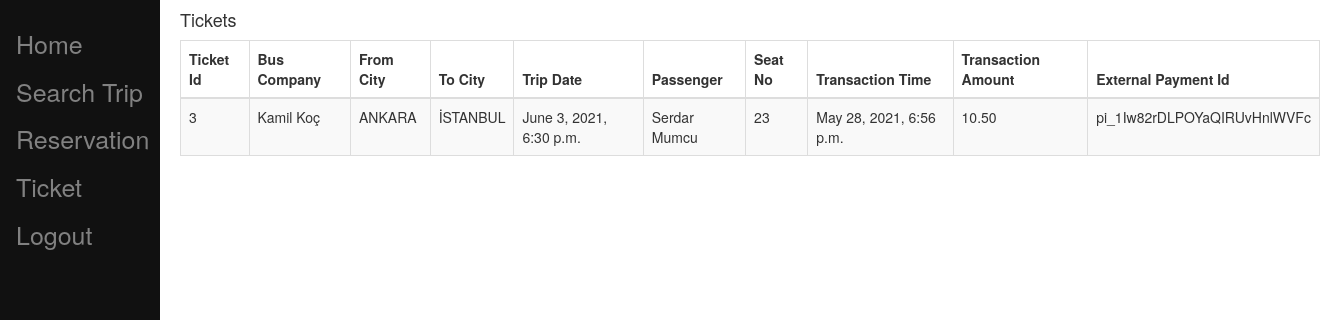
The app's page /ticket/ (signed in), older data.
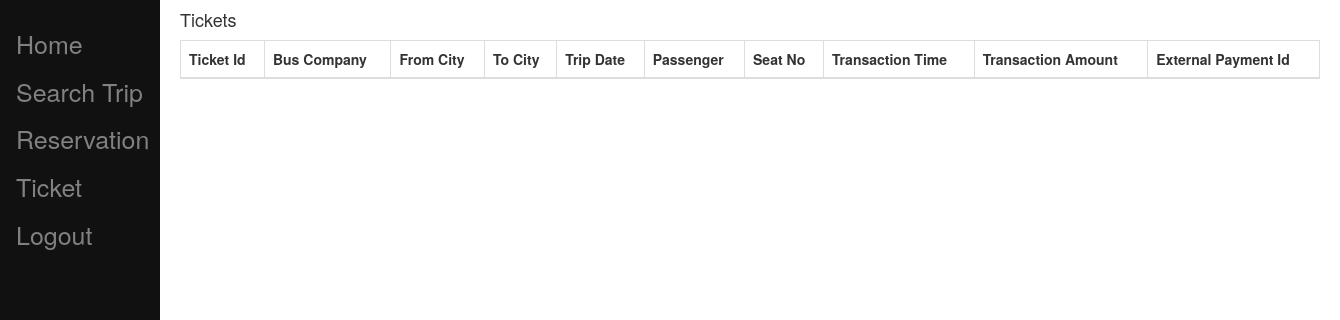
The same page, newer data.
### busticket/models.py (models this page shows, shortened)
class Reservation(models.Model):
    trip = models.ForeignKey(Trip, on_delete=models.PROTECT,blank=True,null=True)
    seat_no = models.IntegerField(default=1,validators=[MinValueValidator(1), MaxValueValidator(52)])
    reservation_date = models.DateTimeField(blank=True)
    passenger = models.ForeignKey(Passenger, on_delete=models.CASCADE, editable=True,blank=True,null=True)
    transaction = models.ForeignKey(Transaction, on_delete=models.CASCADE, editable=True,blank=True,null=True)
    is_ticket = models.BooleanField(default=False)
    class Meta:
        constraints = [
            models.UniqueConstraint(fields=['trip', 'seat_no'], name='unique seat')
        ]

class Transaction(models.Model):
    transaction_date = models.DateTimeField(blank=True)
    charged_value = models.DecimalField(max_digits=6, decimal_places=2, default=0.0)
    payment_intent = models.CharField(max_length=50,default='')

class Trip(models.Model):
    bus = models.ForeignKey(Bus, on_delete=models.PROTECT)
    driver = models.ForeignKey(Driver, on_delete=models.PROTECT,blank=True,null=True)
    from_city = models.ForeignKey(City, related_name='f_city', on_delete=models.CASCADE,blank=True,null=True)
    to_city = models.ForeignKey(City, related_name='t_city', on_delete=models.CASCADE,blank=True,null=True)
    trip_date = models.DateTimeField(blank=True)
    price = models.DecimalField(max_digits=6, decimal_places=2, default=0.0)
    bus_company = models.ForeignKey(BusCompany, on_delete=models.CASCADE, editable=True,blank=True,null=True)
    class Meta:
        constraints = [
            models.UniqueConstraint(fields=['bus', 'from_city','to_city'], name='unique trip')
        ]

class BusCompany(models.Model):
    user = models.OneToOneField(User, on_delete=models.CASCADE)
    name = models.CharField(max_length=30,unique=True,default='Default Bus Company')
    tel_no = models.CharField(max_length=30,default='', blank=True,null=True)
    address = models.CharField(max_length=300,default='', blank=True,null=True)
    email = models.EmailField(max_length=254,default='', blank=True,null=True)
    url = models.URLField(max_length=200,default='', blank=True,null=True)
    def __str__(self):
        return self.name

class City(models.Model):
    name = models.CharField(max_length=30,unique=True)
    def __str__(self):
        return self.name

class Passenger(models.Model):
    user = models.OneToOneField(User, on_delete=models.CASCADE)
    name = models.CharField(max_length=30,default='Default Passenger')
    def __str__(self):
        return self.name

### busticket/views.py (the view)
# urls.py: path('ticket/',views.ticket),
def ticket(request):
    user = User.objects.get(username=request.user.username)
    ticket_list = Reservation.objects.filter(passenger=user.passenger,is_ticket=True)
    return render(request,"busticket/ticket.html",{'ticket_list':ticket_list})

### busticket/templatetags/user_tags.py (called while the page is built)
@register.filter(name='has_group')
def has_group(user, group_name):
    group = Group.objects.filter(name=group_name)
    if group:
        group = group.first()
        return group in user.groups.all()
    else:
        return False

### templates/busticket/ticket.html (shortened to what this page needs)
{% extends 'busticket/base.html' %}
{% block content %}
 <div class="col-md-12">
    <h4>Tickets</h4>
        <div class="table-responsive">
  <table id="bootstrapdatatable" class="table table-striped table-bordered" width="100%">
            <thead>
                <th>Ticket Id</th>
                <th>Bus Company</th>
                <th>From City</th>
                <th>To City</th>
                <th>Trip Date</th>
                <th>Passenger</th>
                <th>Seat No</th>
                <th>Transaction Time</th>
                <th>Transaction Amount</th>
                <th>External Payment Id</th>
             </thead>
   <tbody>
   {% for reservation in ticket_list %}
    <tr>
     <td>{{ reservation.transaction.id }}</td>
     <td>{{ reservation.trip.bus_company }}</td>
     <td>{{ reservation.trip.from_city }}</td>
     <td>{{ reservation.trip.to_city }}</td>
     <td>{{ reservation.trip.trip_date }}</td>
     <td>{{ reservation.passenger }}</td>
     <td>{{ reservation.seat_no }}</td>
     <td>{{ reservation.transaction.transaction_date }}</td>
     <td>{{ reservation.transaction.charged_value }}</td>
     <td>{{ reservation.transaction.payment_intent }}</td>
    </tr>
   {% endfor %}
   </tbody>
  </table>
        </div>
    </div>
{% endblock content %}

Row changes from the older to the newer data that the page shows:
removed Reservation: transaction.id "3", trip.bus_company "Kamil Koç", trip.from_city "ANKARA", trip.to_city "İSTANBUL", trip.trip_date "June 3, 2021, 6:30 p.m.", passenger "Serdar Mumcu", seat_no "23", transaction.transaction_date "May 28, 2021, 6:56 p.m.", transaction.charged_value "10.50", transaction.payment_intent "pi_1Iw82rDLPOYaQIRUvHnlWVFc"
